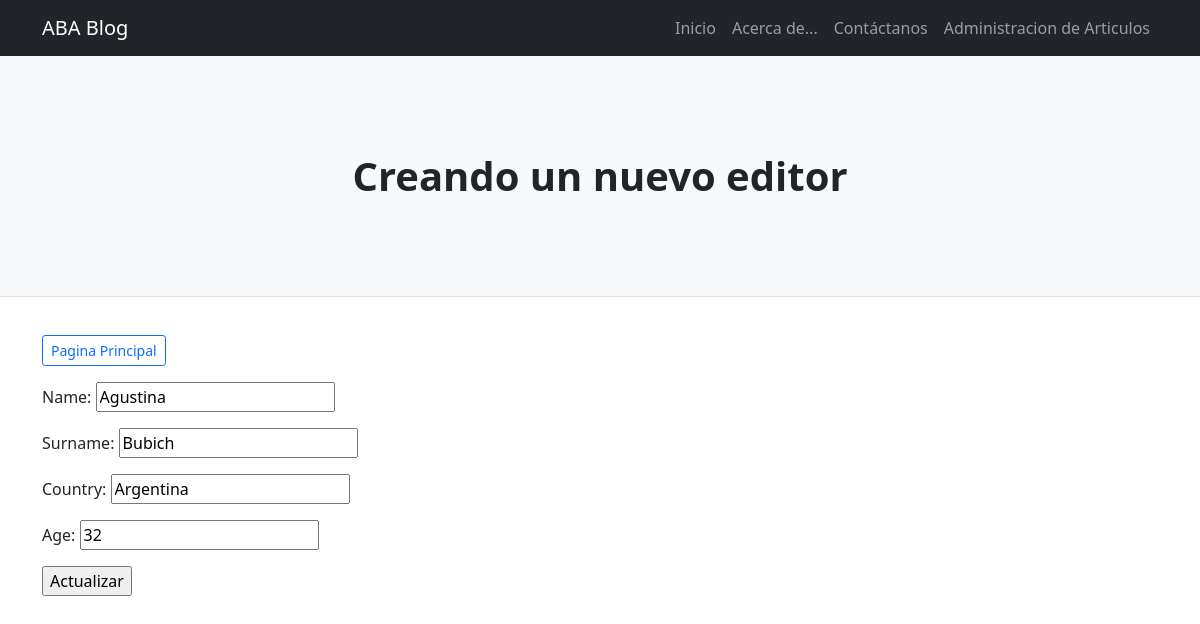
/publisher/1/update, run on the app's committed database.
### blog_portal/models.py (models this page shows, shortened)
class Publisher(models.Model):
    name = models.CharField(max_length=30)
    surname = models.CharField(max_length=30)
    country = models.CharField(max_length=30)
    age = models.IntegerField()
    date_created = models.DateTimeField(auto_now_add=True)
    date_updated = models.DateTimeField(auto_now=True)

### panel_article/views.py (the view)
# urls.py: path('publisher/<pk>/update', PublisherUpdateView.as_view(), name ="publisher-update"),
class PublisherUpdateView(BaseView, UpdateView):
    model = Publisher
    fields = ['name','surname','country', 'age']
    template_name = "panel_article/publisher_form.html"
    success_url = reverse_lazy('publisher')

### blog_portal/views.py (called while the page is built)
     def get_context_data(self, **kwargs):
        context = super().get_context_data(**kwargs)
        context['headline'] = Article.objects.filter(is_headline=True).order_by('date_updated').first()
        return context

### panel_article/templates/panel_article/publisher_form.html (shortened to what this page needs)
{% extends "blog_portal/base.html" %}
{% load static %}
{% block titulo%} Creando un nuevo editor {% endblock %}
{% block portal %}
<main class="flex-shrink-0">
    <div class="container">
        <a type="button" href = "{% url 'main-page' %}" style="margin-top: 1em;" class="btn btn-sm btn-outline-primary" >Pagina Principal</a>
        <form method="post" enctype="multipart/form-data" style="margin-top: 1em;">{% csrf_token %}
            {{ form.as_p }}
            {% if request.resolver_match.url_name == "publisher-update" %}
                <input type="submit" value="Actualizar">
            {% else %}
                <input type="submit" value="Crear">
            {% endif %}
        </form>
    </div>
</main>
{% endblock %}

### data on the page
Publisher: name "Agustina", surname "Bubich", country "Argentina", age "32"
